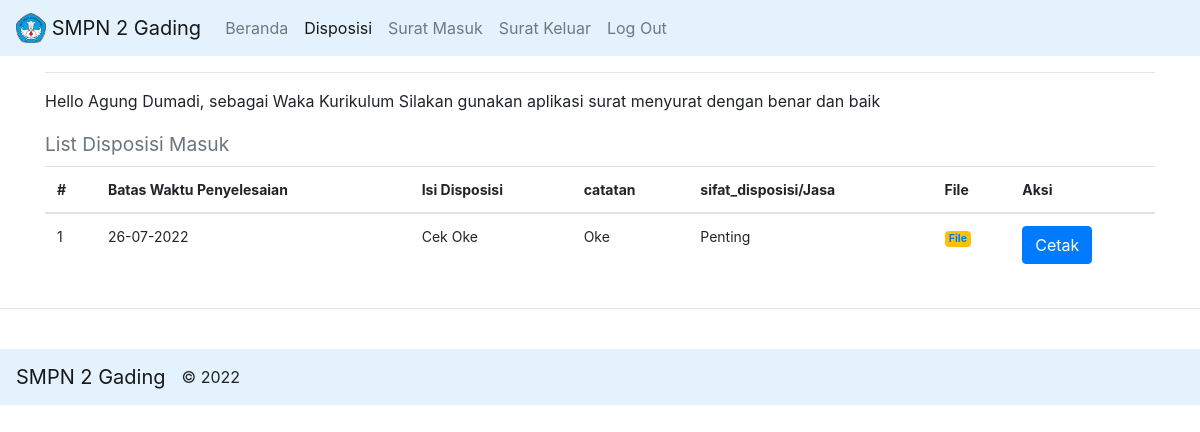
The app's page /surat/disposis/ (signed in) with its own data.
### surat_menyurat/models.py (models this page shows, shortened)
class Struktural(models.Model):
    user = models.OneToOneField(User, null=True, on_delete=models.CASCADE)
    nama = models.CharField(max_length=200, blank=False, null=True)
    jabatan = models.CharField(max_length=200, blank=False,)
    alamat = models.TextField(blank=True, null=True)
    email = models.EmailField(max_length=200, blank=False, null=True)
    date_created= models.DateTimeField(auto_now_add=True, null=True)
    class Meta:
        verbose_name_plural ="Data Struktural"

class Disposisi(models.Model):
      SIFAT_DISPOSISI = (
      ('Biasa', 'Biasa'),
      ('Segera', 'Segera'),
      ('Penting', 'Penting'),
      ('Rahasia', 'Rahasia'),
      )
      tujuan_disposisi   = models.ForeignKey(Struktural,on_delete=models.CASCADE,blank=True, null=True)
      suratmasuk             = models.ForeignKey(SuratMasuk,on_delete=models.CASCADE,default="",null=True)
      batas_waktu        = models.CharField(max_length=255, blank=False, null=False)
      isi_disposisi     = models.TextField(blank=True, null=True)
      catatan           = models.CharField(max_length=255, blank=False, null=False)
      sifat_disposisi   = models.CharField(max_length=255, blank=False, default="", null=False,choices=SIFAT_DISPOSISI)
      updated           = models.DateTimeField(auto_now=True, auto_now_add=False)
      class Meta:
            verbose_name_plural ="Disposisi Masuk"

### surat_menyurat/decorators.py (the view)
        def perubahan_halaman(request, *args, **kwargs):
            group = None
            if request.user.groups.exists():
                group = request.user.groups.all()[0].name
            if group in yang_diizinkan :
                return fungsi_awal(request, *args, **kwargs)
            else:
                return HttpResponse('<h2><center>Anda Tidak Dijikankan Ke Tampilan ini</center></h2>')

### surat_menyurat/views.py (called while the page is built)
@login_required(login_url='login_page')
@ijinkan_pengguna(yang_diizinkan=['struktur'])
def disposisi_beranda(request):
  id_struktural = request.user.struktural.id
  struktural = Struktural.objects.get(id=id_struktural)
  data= Disposisi.objects.all().filter(tujuan_disposisi__id=struktural.id).order_by('-id')
  context={
    'judul':'Halaman Disposisi',
    'menu':'disposisi',
    'data':data
  }
  return render(request, 'struktur/disposisi.html', context)

### templates/struktur/disposisi.html
{% extends "base.html" %}
{% block content %}
  <p>Hello {{user.struktural.nama|title}}, sebagai {{user.struktural.jabatan}} Silakan gunakan aplikasi surat menyurat dengan benar dan baik</p>
  <h4>
    <small class="text-muted">List Disposisi Masuk</small>
  </h4>
  <div class="table-responsive">
  <table class="table table-hover">
    <thead>
      <tr>
        <th scope="col">#</th>
        <th scope="col">Batas Waktu Penyelesaian</th>
        <th scope="col">Isi Disposisi</th>
        <th scope="col">catatan</th>
        <th scope="col">sifat_disposisi/Jasa</th>
        <th scope="col">File</th>
        <th scope="col">Aksi</th>
      </tr>
    </thead>
    {% for dt in data %}
      <tbody>
        <tr>
          <td scope="col">{{ forloop.counter }}</td>
          <td>{{dt.batas_waktu}}</td>
          <td>{{dt.isi_disposisi}}</td>
          <td>{{dt.catatan}}</td>
          <td>{{dt.sifat_disposisi}}</td>
          <td>{% if dt.suratmasuk.file_surat_masuk %}
            <span class="badge badge-warning"><a href="{{dt.suratmasuk.file_surat_masuk.url}}" target="_blank">File</a></span>
          {% else %}
  <span class="badge badge-danger">No File</span>
          {% endif %}</td>
          <td>
           <a href="{% url 'surat:cetak_disposisi' dt.suratmasuk.id %}" target="blank" class="btn btn-primary">Cetak</a>
          </td>
        </tr>
      </tbody>
    {% endfor %}
  </table>
  </div>
{% endblock content %}

### templates/base.html (shortened to what this page needs)
{% load static %}
<!DOCTYPE html>
<html>
<head>
  <link rel="stylesheet" href="https://stackpath.bootstrapcdn.com/bootstrap/4.1.3/css/bootstrap.min.css">
  <link rel="stylesheet" href="https://code.jquery.com/ui/1.12.1/themes/base/jquery-ui.css">
</head>
<body>
 <nav class="navbar navbar-expand-lg navbar-light" style="background-color: #e3f2fd;">
 <a class="navbar-brand" href="#">
    <img src="{% static 'logo.png' %}" width="30" height="30" class="d-inline-block align-top" alt="">
    SMPN 2 Gading
  </a>
  <div class="collapse navbar-collapse" id="navbarNavAltMarkup">
    <div class="navbar-nav">
    {% for group in user.groups.all  %}
      {% if group.name == "struktur" %}
      <a class="nav-item nav-link {% if menu == 'struktur' %} active {% endif %}" href="{% url 'surat:struktur_beranda' %}">Beranda <span class="sr-only">(current)</span></a>
      <a class="nav-item nav-link {% if menu == 'disposisi' %} active {% endif %}" href="{% url 'surat:disposisi_beranda' %}">Disposisi <span class="sr-only">(current)</span></a>
      <a class="nav-item nav-link {% if menu == 'masuk' %} active {% endif %}" href="{% url 'surat:surat_masuk_list_struktural' %}">Surat Masuk <span class="sr-only">(current)</span></a>
      <a class="nav-item nav-link {% if menu == 'keluar' %} active {% endif %}" href="{% url 'surat:surat_keluar_list_struktural' %}">Surat Keluar <span class="sr-only">(current)</span></a>
      <a class="nav-item nav-link navbar-right" href="{% url 'logout' %}">Log Out</a>
      {% endif %}
    {% endfor %}
    </div>
  </div>
</nav>
  <div class="container">
  <hr />
  {% block content %}
  {% endblock content %}
  </div>
  <hr/>
  <br/>
   <nav class="navbar navbar-expand-sm navbar-light"style="background-color: #e3f2fd;">
      <a class="navbar-brand" href="#" align="center">SMPN 2 Gading</a> &copy; 2022</p></a>
    </nav>
</body>
</html>

### templates/base.html (style rules this page uses)
table { font-size:14px; }

### records on screen
Disposisi: batas_waktu "26-07-2022", isi_disposisi "Cek Oke", catatan "Oke", sifat_disposisi "Penting"

### other values on screen
{{ user.struktural.nama|title }} "Agung Dumadi"
{{ user.struktural.jabatan }} "Waka Kurikulum"
